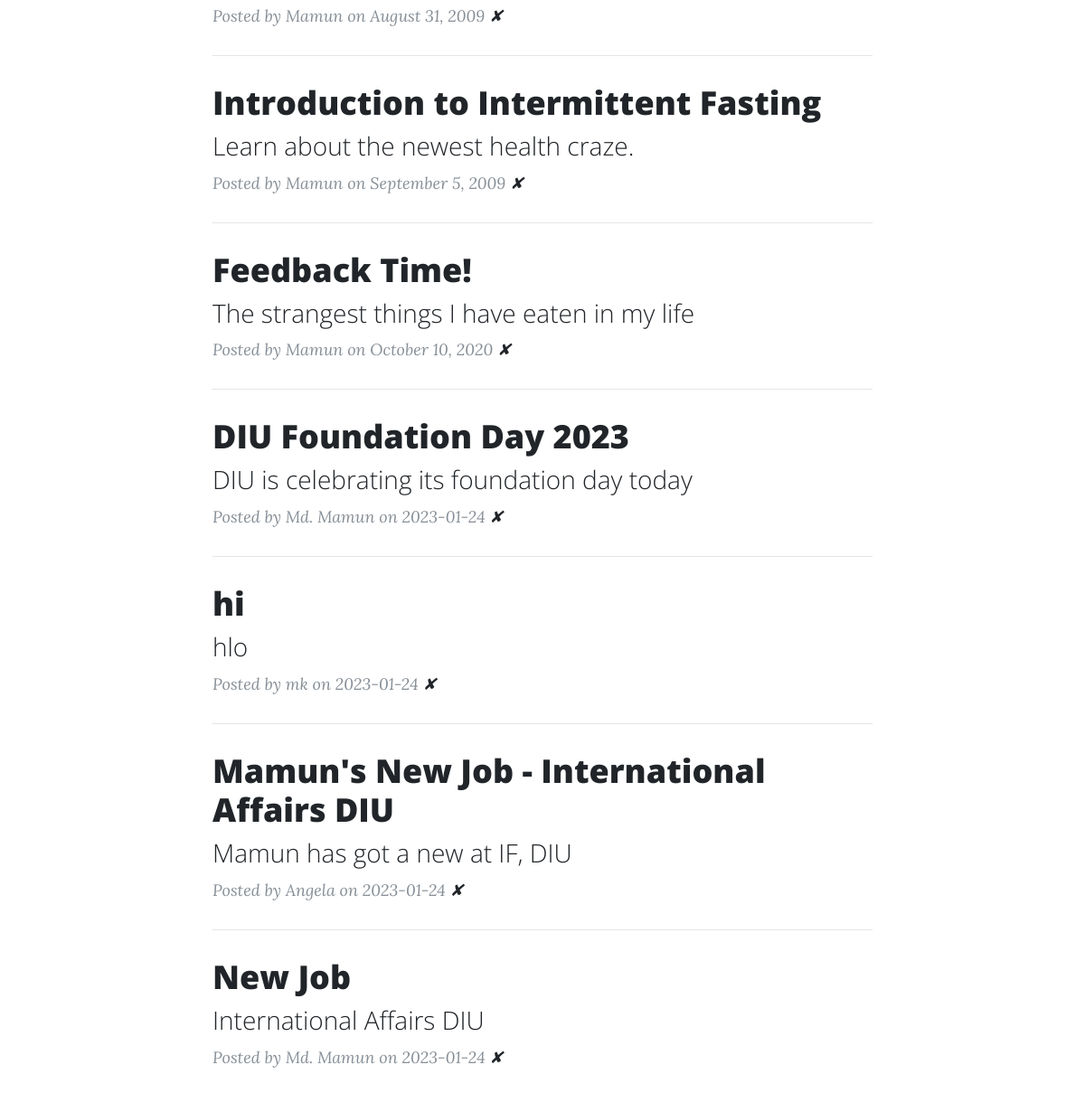
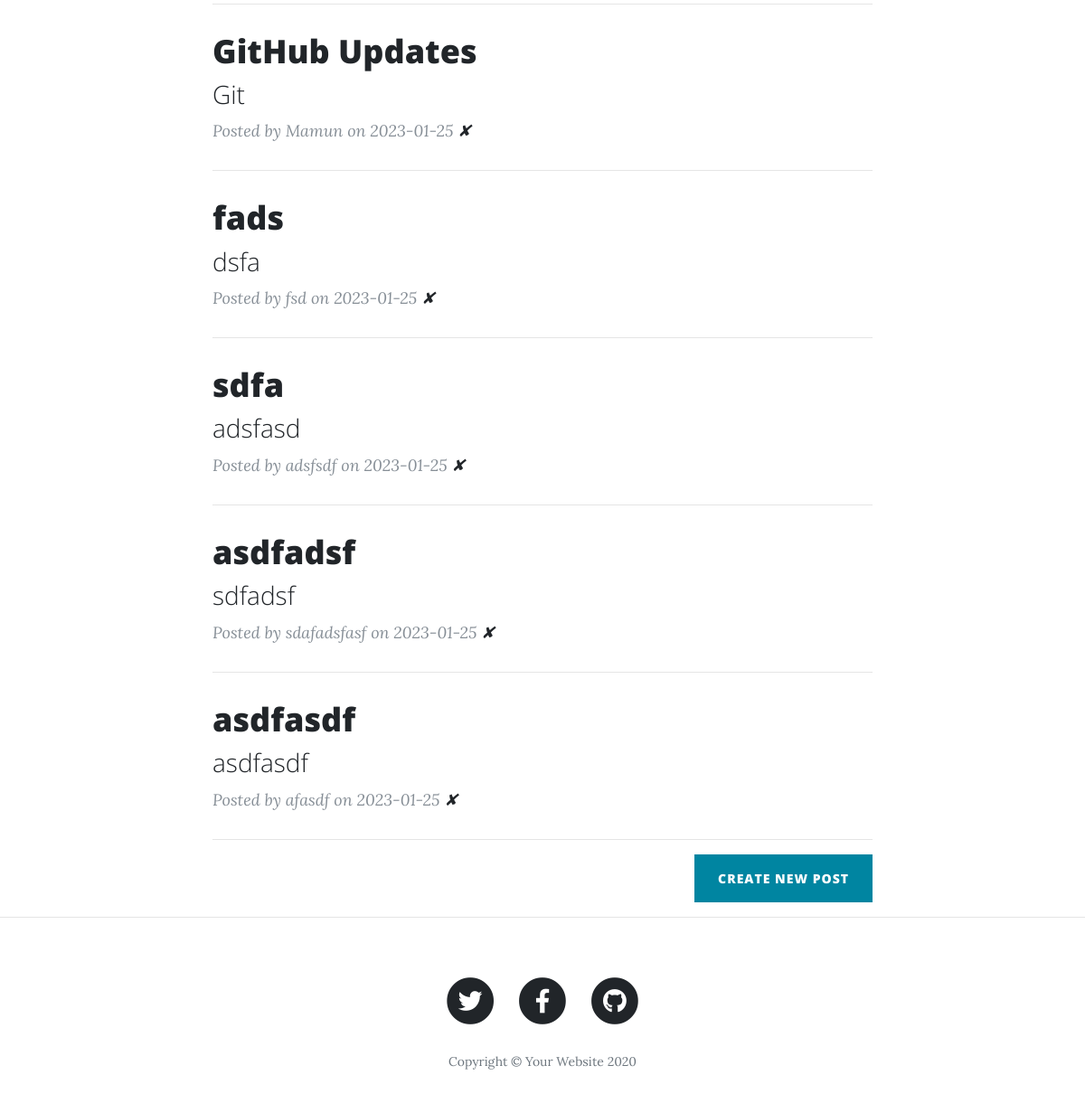
Before: / (lower part) with the older database file (2 pictures, top to bottom).
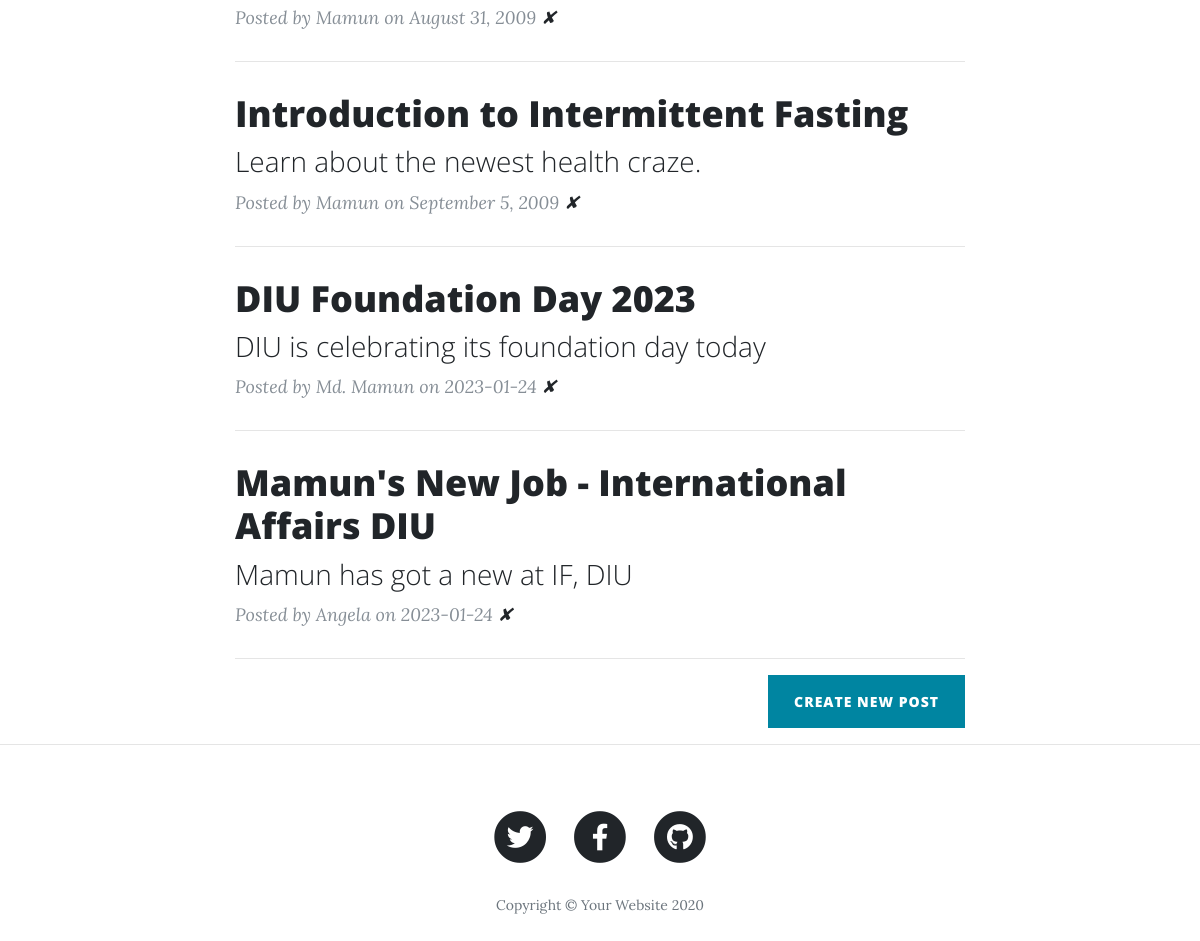
After: the same page with the newer database file.
### main.py (models this page shows, shortened)
class BlogPost(db.Model):
    id = db.Column(db.Integer, primary_key=True, autoincrement=True)
    title = db.Column(db.String(250), unique=True, nullable=False)
    subtitle = db.Column(db.String(250), nullable=False)
    date = db.Column(db.String(250), nullable=False)
    body = db.Column(db.Text, nullable=False)
    author = db.Column(db.String(250), nullable=False)
    img_url = db.Column(db.String(250), nullable=False)

### main.py (the view)
@app.route('/')
def get_all_posts():
    posts = db.session.query(BlogPost).all()
    return render_template("index.html", all_posts=posts)

### templates/index.html (shortened to what this page needs)
{% include "header.html" %}
  <div class="container">
    <div class="row">
      <div class="col-lg-8 col-md-10 mx-auto">
        {% for post in all_posts %}
        <div class="post-preview">
          <a href="{{ url_for('show_post', index=post.id) }}">
            <h2 class="post-title">
              {{post.title}}
            </h2>
            <h3 class="post-subtitle">
              {{post.subtitle}}
            </h3>
          </a>
          <p class="post-meta">Posted by {{post.author}} on {{post.date}} <a href="{{url_for('delete', post_id=post.id)}}">✘</a> </p>
        </div>
        <hr>
        {% endfor %}
        <div class="clearfix">
          <a class="btn btn-primary float-right" href="{{url_for('new_post')}}">Create New Post</a>
        </div>
      </div>
    </div>
  </div>
  <hr>
{% include "footer.html" %}

### templates/header.html (shortened to what this page needs)
<!DOCTYPE html>
<html lang="en">
<head>
  <link href="{{ url_for('static', filename='vendor/bootstrap/css/bootstrap.min.css') }}" rel="stylesheet">
  <link href="{{ url_for('static', filename='vendor/fontawesome-free/css/all.min.css')}}" rel="stylesheet" type="text/css">
  <link href="{{ url_for('static', filename='css/clean-blog.min.css')}}" rel="stylesheet">
</head>
<body>

### templates/footer.html (shortened to what this page needs)
  <footer>
    <div class="container">
      <div class="row">
        <div class="col-lg-8 col-md-10 mx-auto">
          <ul class="list-inline text-center">
            <li class="list-inline-item">
              <a href="#">
                <span class="fa-stack fa-lg">
                  <i class="fas fa-circle fa-stack-2x"></i>
                  <i class="fab fa-twitter fa-stack-1x fa-inverse"></i>
                </span>
              </a>
            </li>
            <li class="list-inline-item">
              <a href="#">
                <span class="fa-stack fa-lg">
                  <i class="fas fa-circle fa-stack-2x"></i>
                  <i class="fab fa-facebook-f fa-stack-1x fa-inverse"></i>
                </span>
              </a>
            </li>
            <li class="list-inline-item">
              <a href="#">
                <span class="fa-stack fa-lg">
                  <i class="fas fa-circle fa-stack-2x"></i>
                  <i class="fab fa-github fa-stack-1x fa-inverse"></i>
                </span>
              </a>
            </li>
          </ul>
          <p class="copyright text-muted">Copyright &copy; Your Website 2020</p>
        </div>
      </div>
    </div>
  </footer>
</body>
</html>

Changed rows visible on the page:
removed BlogPost: title "Feedback Time!", subtitle "The strangest things I have eaten in my life", author "Mamun", date "October 10, 2020"
removed BlogPost: title "hi", subtitle "hlo", author "mk", date "2023-01-24"
removed BlogPost: title "New Job", subtitle "International Affairs DIU", author "Md. Mamun", date "2023-01-24"
removed BlogPost: title "GitHub Updates", subtitle "Git", author "Mamun", date "2023-01-25"
removed BlogPost: title "fads", subtitle "dsfa", author "fsd", date "2023-01-25"
removed BlogPost: title "sdfa", subtitle "adsfasd", author "adsfsdf", date "2023-01-25"
removed BlogPost: title "asdfadsf", subtitle "sdfadsf", author "sdafadsfasf", date "2023-01-25"
removed BlogPost: title "asdfasdf", subtitle "asdfasdf", author "afasdf", date "2023-01-25"
